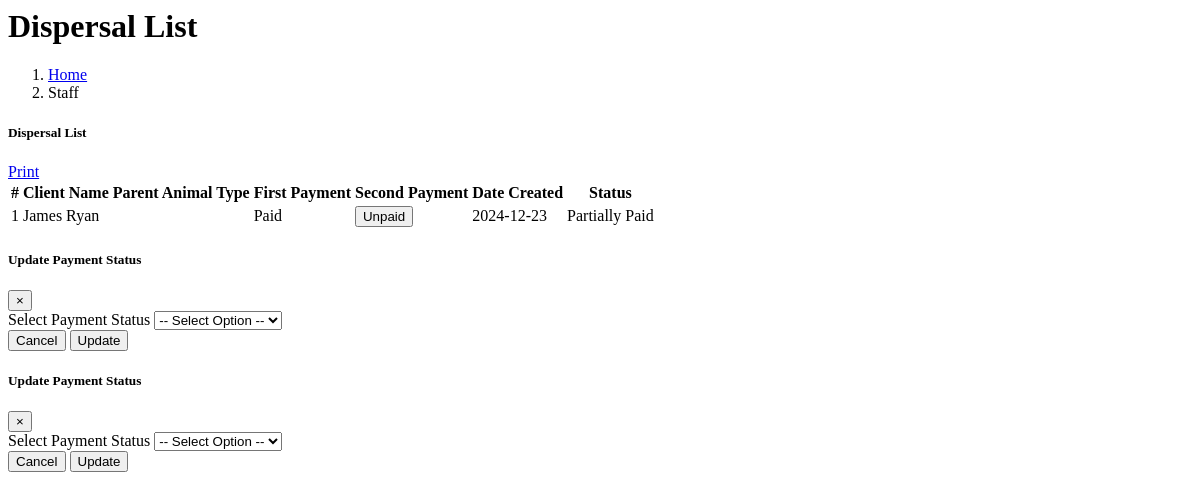
The app's page /administrator/dashboard/dispersal/dispersalList.php, older data.
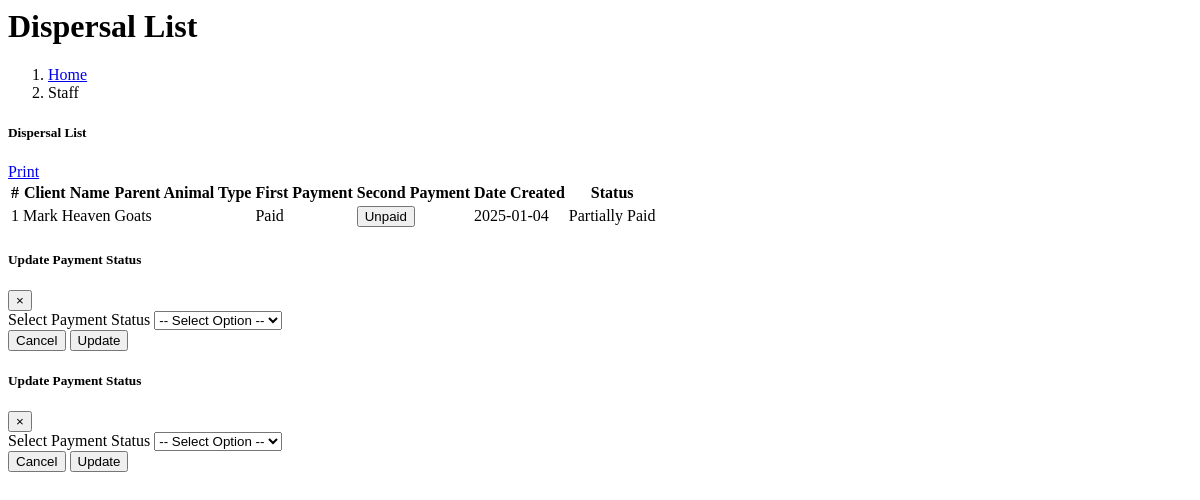
The same page, newer data.
### tables this page shows
CREATE TABLE `dispersal` (
  `DISPERSAL_ID` int(11) NOT NULL,
  `CLIENT_ID` int(11) NOT NULL,
  `1ST_PAYMENT_ID` int(11) NOT NULL DEFAULT 1 COMMENT '1= Unpaid\r\n2=Paid',
  `DATE_FIRST_PAYMENT` date DEFAULT NULL,
  `2ND_PAYMENT_ID` int(11) NOT NULL DEFAULT 1 COMMENT '1=Unpaid 2=Paid	',
  `DATE_SECOND_PAYMENT` date DEFAULT NULL,
  `PARENT_ANIMAL_ID` int(11) NOT NULL,
  `STATUS` varchar(150) NOT NULL COMMENT '1=Ongoing \r\n2=Finished ',
  `date_created` date NOT NULL
);

CREATE TABLE `category` (
  `category_id` int(11) NOT NULL,
  `category_name` varchar(50) NOT NULL DEFAULT '0',
  `status` varchar(50) NOT NULL DEFAULT '0'
);

### administrator/dashboard/dispersal/dispersalList.php (the view, shortened to what the changed rows need)
<div class="content-wrapper">
  <div class="content-header">
    <div class="container-fluid">
      <div class="row mb-1 align-items-center">
        <div class="col-sm-6">
          <h1 class="m-0 text-primary"><i class="fas fa-users"></i> Dispersal List</h1>
        </div>
      </div>
    </div>
  </div>
  <section class="content">
    <div class="container-fluid p-3">
      <div class="row">
        <div class="col-12">
          <div class="card shadow-lg rounded">
            <div class="card-body">
              <div class="table-responsive">
                <table id="dispersalTBL" class="table table-striped table-hover table-bordered">
                  <thead class="thead-dark">
                    <tr>
                      <th>#</th>
                      <th>Client Name</th>
                      <th>Parent Animal Type</th>
                      <th>First Payment</th>
                      <th>Second Payment</th>
                      <th>Date Created</th>
                      <th>Status</th>
                    </tr>
                  </thead>
                  <tbody>
                    <?php
                     require("connection/connection.php");
                      $query = "SELECT d.DISPERSAL_ID,c.CLIENT_ID,
                            CONCAT(c.FNAME, ' ', c.LNAME) AS name,
                            cat.category_name AS animal_parent,
                            d.1ST_PAYMENT_ID,
                            d.2ND_PAYMENT_ID,
                            d.`STATUS`,
                            d.date_created
                        FROM
                            dispersal d
                        LEFT JOIN
                            client c ON d.CLIENT_ID = c.CLIENT_ID
                        LEFT JOIN
                            animal a ON d.PARENT_ANIMAL_ID = a.ANIMAL_ID
                        LEFT JOIN
                            category cat ON a.category_id = cat.category_id
                        ORDER BY d.date_created DESC
                        ";
                      $result = mysqli_query($con, $query);
                      $rows = mysqli_fetch_all($result, MYSQLI_ASSOC);
                    ?>
                        <?php
                        $i = 1;
                        foreach ($rows as $dis) {
                          $isFirstPaymentPaid = !empty($dis['1ST_PAYMENT_ID']);
                          $isSecondPaymentPaid = !empty($dis['2ND_PAYMENT_ID']);
                          $status = $isFirstPaymentPaid && $isSecondPaymentPaid ? "Completed" : ($isFirstPaymentPaid ? "Partially Paid" : "Unpaid");
                          ?>
                          <tr>
                            <td><?=$i; ?></td>
                            <td><?=$dis['name'] ?></td>
                            <td><?=$dis['animal_parent'] ?></td>
                            <td>
                            <?php
                                echo $dis['1ST_PAYMENT_ID'] == '0'
                                    ? "<button class='btn btn-danger btn-sm payment-button-1st'
                                                id='edit-btn'
                                                data-client-id = '{$dis['CLIENT_ID']}'
                                                data-dispersal-id1='{$dis['DISPERSAL_ID']}'
                                                data-payment-type='1ST_PAYMENT_ID'
                                                data-client-name1='{$dis['name']}'>
                                            Unpaid
                                        </button>"
                                    : "<span class='badge badge-success'>Paid</span>";
                               ?>
                            </td>
                            <td>
                        <?php
                            echo $dis['2ND_PAYMENT_ID'] == '0'
                                    ? "<button class='btn btn-danger btn-sm payment-button-2nd'
                                                id='edit-btn'
                                                data-client-id2 = '{$dis['CLIENT_ID']}'
                                                data-dispersal-id2='{$dis['DISPERSAL_ID']}'
                                                data-payment-type='1ST_PAYMENT_ID'
                                                data-client-name2='{$dis['name']}'>
                                            Unpaid
                                        </button>"
                                    : "<span class='badge badge-success'>Paid</span>";
                               ?>
                            </td>
                            <td><?=$dis['date_created'] ?></td>
                            <td class="<?= $status === 'Completed' ? 'text-success font-weight-bold' : ($status === 'Partially Paid' ? 'text-warning font-weight-bold' : 'text-danger font-weight-bold'); ?>"><?= $status; ?></td>
                        </tr>
                      <?php $i++;  }
                        ?>
                  </tbody>
                </table>
              </div>
            </div>
          </div>
        </div>
      </div>
    </div>
  </section>

Row changes from the older to the newer data that the page shows:
removed dispersal: name "James Ryan", shows "Paid", date_created "2024-12-23", status "Partially Paid"
added dispersal: name "Mark Heaven", category.category_name "Goats", shows "Paid", date_created "2025-01-04", status "Partially Paid"
